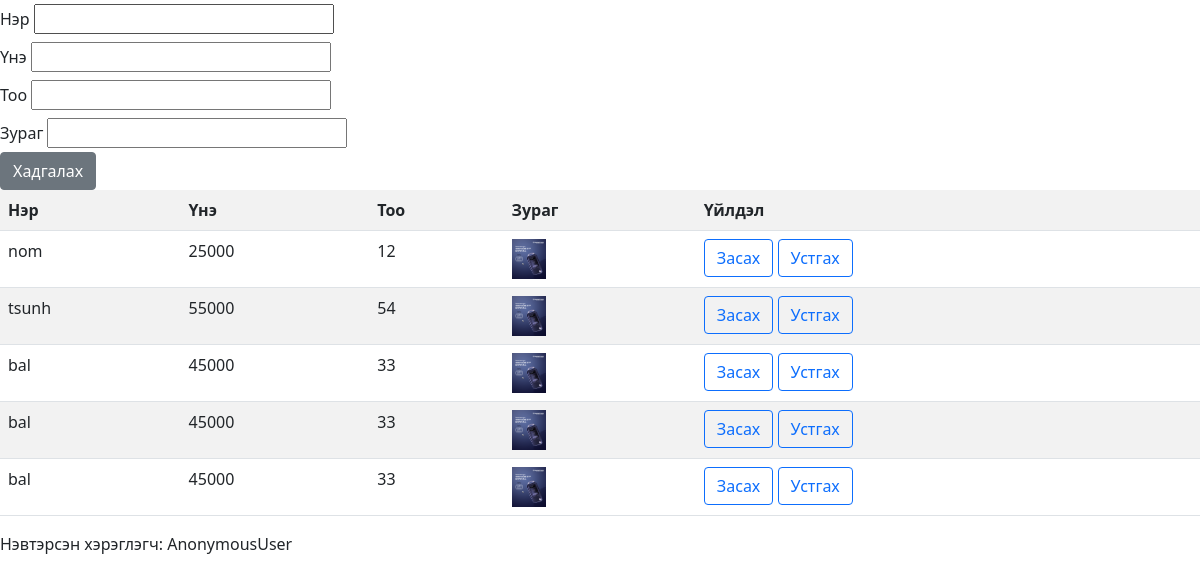
The page / on the database its author committed.
### work1/models.py (models this page shows)
class Baraa(models.Model):
    name=models.CharField(max_length=30)
    price=models.IntegerField()
    too=models.IntegerField()
    image=models.CharField(max_length=300)

### work1/views.py (the view)
# urls.py: path('',views.home),
def home(request):
    b=Baraa.objects.all()
    return render(request,'home.html',{'baraa':b})

### work1/templates/home.html (shortened to what this page needs)
{% load static %}
<!DOCTYPE html>
<html lang="en">
<head>
    <link href="https://cdn.jsdelivr.net/npm/bootstrap@5.0.0-beta2/dist/css/bootstrap.min.css" rel="stylesheet">
</head>
<body>
    <form action="/insert" method="POST">
      <label for="bner" class="col-form-label">Нэр</label>
      <input class="w-25" type="text"id="bner" value="{{bner}}" name="bner" class="form-control"/><br>
      <label for="bprice" class="col-form-label">Үнэ</label>
      <input class="w-25" type="text" value="{{bprice}}"name="bprice" class="form-control"/><br>
      <label for="btoo" class="col-form-label">Тоо</label>
      <input class="w-25" type="text" value="{{btoo}}" name="btoo" class="form-control"/><br>
      <label for="bimage" class="col-form-label">Зураг</label>
      <input class="w-25" type="text" value="{{bimage}}" name="bimage" class="form-control"/><br>
      <input type="submit" value="Хадгалах" class="btn btn-secondary"/>
    </form>
    <table style="width:100%" class="table table-striped table-hover">
        <tr>
            <th>Нэр</th>
            <th>Үнэ</th>
            <th>Тоо</th>
            <th>Зураг</th>
            <th>Үйлдэл</th>
          </tr>
        {% for b in baraa %}
        <tr>
          <td>{{b.name}}</td>
          <td>{{b.price}}</td>
          <td>{{b.too}}</td>
          <td><img src="{% static b.image %}" height=40></img></td>
          <td><a class="btn btn-outline-primary" href="/zasah?bner={{b.name}}&bprice={{b.price}}&btoo={{b.too}}&bimage={{b.imege}}&bid={{b.id}}">Засах</a>
              <a class="btn btn-outline-primary" href="/ustgah?bid={{b.id}}">Устгах</a>
           </td>
        </tr>
        {% endfor %}
      </table>
    Нэвтэрсэн хэрэглэгч: {{user}}
</body>
</html>

### rows shown on the page
Baraa: name "nom", price "25000", too "12", image (picture)
Baraa: name "tsunh", price "55000", too "54", image (picture)
Baraa: name "bal", price "45000", too "33", image (picture)
Baraa: name "bal", price "45000", too "33", image (picture)
Baraa: name "bal", price "45000", too "33", image (picture)

### other values the page prints
{{ user }} "AnonymousUser"
